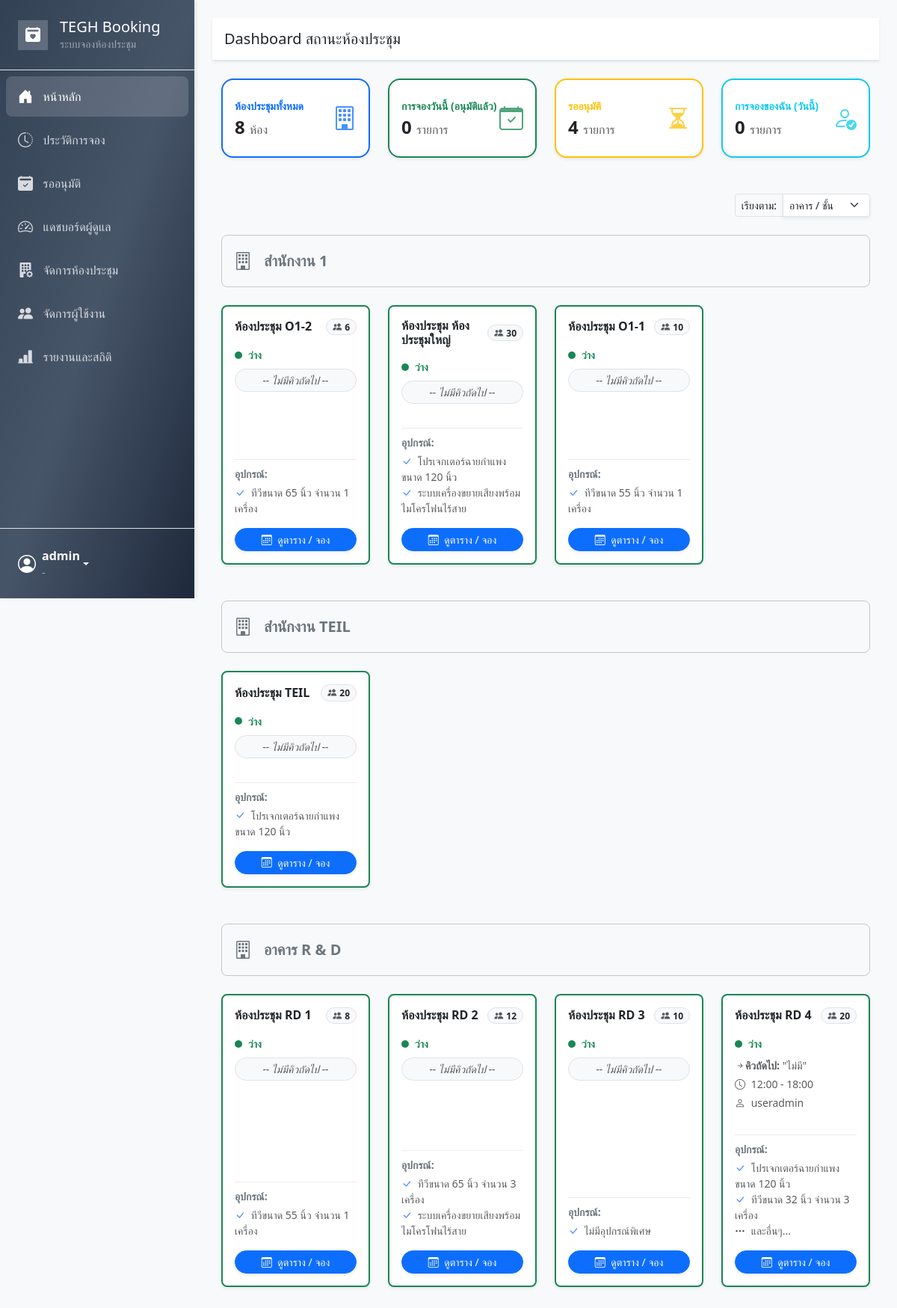
The app's page / (signed in) with its own data.
### booking/models.py (models this page shows, shortened)
class Profile(models.Model):
    user = models.OneToOneField(User, on_delete=models.CASCADE)
    department = models.CharField(max_length=100, blank=True)
    phone = models.CharField(max_length=50, blank=True)
    avatar = models.ImageField(upload_to='avatars/', blank=True, null=True)

class Room(models.Model):
    name = models.CharField(max_length=100)
    building = models.CharField(max_length=100, blank=True, null=True)
    floor = models.CharField(max_length=20, blank=True, null=True)
    capacity = models.IntegerField(default=1)
    equipment_in_room = models.TextField(blank=True)
    image = models.ImageField(upload_to='room_images/', blank=True, null=True)

class Booking(models.Model):
    STATUS_CHOICES = [
        ('PENDING', 'Pending'),
        ('APPROVED', 'Approved'),
        ('REJECTED', 'Rejected'),
        ('CANCELLED', 'Cancelled'),
    ]
    room = models.ForeignKey(Room, related_name='bookings', on_delete=models.CASCADE)
    title = models.CharField(max_length=200)
    description = models.TextField(blank=True)
    start_time = models.DateTimeField()
    end_time = models.DateTimeField()
    booked_by = models.ForeignKey(User, related_name='bookings', on_delete=models.CASCADE)
    participants = models.ManyToManyField(User, related_name='participating_bookings', blank=True)
    participant_count = models.IntegerField(default=1)
    status = models.CharField(max_length=10, choices=STATUS_CHOICES, default='PENDING')
    additional_requests = models.TextField(blank=True, null=True)
    attachment = models.FileField(upload_to='attachments/', blank=True, null=True)
    chairman = models.CharField(max_length=100, blank=True, null=True)
    additional_notes = models.TextField(blank=True, null=True)
    created_at = models.DateTimeField(auto_now_add=True)
    updated_at = models.DateTimeField(auto_now=True)

### booking/views.py (the view)
# urls.py: path('', views.dashboard_view, name='dashboard'),
@login_required
def dashboard_view(request):
    now = timezone.now(); sort_by = request.GET.get('sort', 'floor')
    all_rooms = Room.objects.all()
    if sort_by == 'status':
        all_rooms = sorted(all_rooms, key=lambda r: not r.bookings.filter(start_time__lte=now, end_time__gt=now, status='APPROVED').exists())
    elif sort_by == 'capacity':
         all_rooms = sorted(all_rooms, key=lambda r: r.capacity, reverse=True)
    elif sort_by == 'name':
        all_rooms = all_rooms.order_by('name')
    else: # Default sort by building, floor, name
        all_rooms = all_rooms.order_by('building', 'floor', 'name')
    buildings = defaultdict(list)
    for room in all_rooms:
        current = room.bookings.filter(start_time__lte=now, end_time__gt=now, status='APPROVED').select_related('booked_by').first()
        room.status = 'ไม่ว่าง' if current else 'ว่าง'
        room.current_booking_info = current
        room.next_booking_info = None
        if not current:
            room.next_booking_info = room.bookings.filter(start_time__gt=now, status='APPROVED').select_related('booked_by').order_by('start_time').first()
        room.equipment_list = [eq.strip() for eq in (room.equipment_in_room or "").splitlines() if eq.strip()]
        buildings[room.building or "(ไม่ได้ระบุอาคาร)"].append(room)
    my_bookings_today_count = Booking.objects.filter(booked_by=request.user, start_time__date=now.date()).count()
    summary = {
        'total_rooms': Room.objects.count(),
        'today_bookings': Booking.objects.filter(start_time__date=now.date(), status='APPROVED').count(),
        'pending_approvals': Booking.objects.filter(status='PENDING').count(),
        'my_bookings_today': my_bookings_today_count,
    }
    context = {'buildings': dict(buildings), 'summary_cards': summary, 'current_sort': sort_by, 'all_rooms': all_rooms} # Pass all_rooms for the non-grouped version
    return render(request, 'pages/dashboard.html', context)

### templates/pages/dashboard.html (shortened to what this page needs)
{% extends 'base.html' %}
{% load static %}
{% block page_title %}Dashboard สถานะห้องประชุม{% endblock %}
{% block content %}
<div class="container-fluid py-4">
    {% if summary_cards %}
    <div class="row row-cols-1 row-cols-md-2 row-cols-lg-4 g-4 mb-5">
        <div class="col"> <div class="card h-100 shadow-sm border border-primary border-2 rounded-4 card-summary-hover"> <div class="card-body p-3 d-flex align-items-center justify-content-between"> <div> <div class="text-primary fw-bold mb-1 small text-uppercase">ห้องประชุมทั้งหมด</div> <div class="h4 mb-0 text-gray-800 fw-bold">{{ summary_cards.total_rooms }} <span class="fs-6 fw-normal text-muted">ห้อง</span></div> </div> <i class="bi bi-building fs-2 text-primary opacity-75"></i> </div> </div> </div>
        <div class="col"> <div class="card h-100 shadow-sm border border-success border-2 rounded-4 card-summary-hover"> <div class="card-body p-3 d-flex align-items-center justify-content-between"> <div> <div class="text-success fw-bold mb-1 small text-uppercase">การจองวันนี้ (อนุมัติแล้ว)</div> <div class="h4 mb-0 text-gray-800 fw-bold">{{ summary_cards.today_bookings }} <span class="fs-6 fw-normal text-muted">รายการ</span></div> </div> <i class="bi bi-calendar-check fs-2 text-success opacity-75"></i> </div> </div> </div>
        <div class="col"> <div class="card h-100 shadow-sm border border-warning border-2 rounded-4 card-summary-hover"> <div class="card-body p-3 d-flex align-items-center justify-content-between"> <div> <div class="text-warning fw-bold mb-1 small text-uppercase">รออนุมัติ</div> <div class="h4 mb-0 text-gray-800 fw-bold">{{ summary_cards.pending_approvals }} <span class="fs-6 fw-normal text-muted">รายการ</span></div> </div> <i class="bi bi-hourglass-split fs-2 text-warning opacity-75"></i> </div> </div> </div>
        <div class="col"> <div class="card h-100 shadow-sm border border-info border-2 rounded-4 card-summary-hover"> <div class="card-body p-3 d-flex align-items-center justify-content-between"> <div> <div class="text-info fw-bold mb-1 small text-uppercase">การจองของฉัน (วันนี้)</div> <div class="h4 mb-0 text-gray-800 fw-bold">{{ summary_cards.my_bookings_today|default:0 }} <span class="fs-6 fw-normal text-muted">รายการ</span></div> </div> <i class="bi bi-person-check fs-2 text-info opacity-75"></i> </div> </div> </div>
    </div>
    {% endif %}
    <div class="d-flex justify-content-end mb-4">
        <form method="get" class="d-inline-block">
             <div class="input-group input-group-sm">
                 <span class="input-group-text bg-light">เรียงตาม:</span>
                <select name="sort" class="form-select form-select-sm shadow-sm" onchange="this.form.submit()">
                    <option value="floor" {% if current_sort == 'floor' %}selected{% endif %}>อาคาร / ชั้น</option>
                </select>
            </div>
        </form>
    </div>
    {% for building_name, rooms_in_building in buildings.items %}
        <div class="d-flex align-items-center bg-light p-3 border border-secondary-subtle mb-4 building-header-frame">
             <i class="bi bi-building fs-4 me-3 text-secondary"></i>
             <h2 class="h5 mb-0 fw-bold text-secondary">{{ building_name }}</h2>
        </div>
        <div class="row row-cols-1 row-cols-md-2 row-cols-lg-3 row-cols-xl-4 g-4 mb-5">
            {% for room in rooms_in_building %}
                <div class="col">
                    <div class="card h-100 shadow-sm border {% if room.status == 'ว่าง' %}border-success{% else %}border-danger{% endif %} border-2 room-card rounded-3">
                        <div class="card-body d-flex flex-column p-3">
                            <div class="d-flex justify-content-between align-items-center mb-3">
                                <h5 class="card-title mb-0 fs-6 fw-bold me-2">{{ room.name }}</h5>
                                <span class="badge bg-light text-dark border rounded-pill flex-shrink-0 py-1 px-2 small">
                                    <i class="bi bi-people-fill me-1 text-muted"></i>{{ room.capacity }}
                                </span>
                            </div>
                            <div class="mb-3 flex-grow-1">
                                {% if room.status == 'ไม่ว่าง' %}
                                    <div class="d-flex align-items-center mb-2">
                                        <span class="status-dot status-booked"></span>
                                        <span class="fw-bold text-danger small text-uppercase">กำลังใช้งาน</span>
                                    </div>
                                    {% with current=room.current_booking_info %}
                                        <p class="mb-1 small"><strong>"{{ current.title }}"</strong></p>
                                        <p class="mb-1 small text-muted"><i class="bi bi-clock me-1"></i> {{ current.start_time|date:"H:i" }} - {{ current.end_time|date:"H:i" }}</p>
                                        <p class="mb-0 small text-muted"><i class="bi bi-person me-1"></i> {{ current.booked_by.get_full_name|default:current.booked_by.username }}</p>
                                    {% endwith %}
                                {% else %}
                                    <div class="d-flex align-items-center mb-2">
                                        <span class="status-dot status-available"></span>
                                        <span class="fw-bold text-success small text-uppercase">ว่าง</span>
                                    </div>
                                    {% if room.next_booking_info %}
                                        {% with next_b=room.next_booking_info %}
                                            <p class="mb-1 small text-muted"><i class="bi bi-arrow-right-short"></i><strong>คิวถัดไป:</strong> "{{ next_b.title }}"</p>
                                            <p class="mb-1 small text-muted"><i class="bi bi-clock me-1"></i> {{ next_b.start_time|date:"H:i" }} - {{ next_b.end_time|date:"H:i" }}</p>
                                            <p class="mb-0 small text-muted"><i class="bi bi-person me-1"></i> {{ next_b.booked_by.get_full_name|default:next_b.booked_by.username }}</p>
                                        {% endwith %}
                                    {% else %}
                                        <p class="mb-0 small text-muted text-center py-1 border rounded-pill bg-light"><em>-- ไม่มีคิวถัดไป --</em></p>
                                    {% endif %}
                                {% endif %}
                            </div>
                            <div class="mt-auto pt-2 border-top border-light-subtle">
                                <p class="mb-1 small fw-bold text-uppercase text-secondary">อุปกรณ์:</p>
                                {% if room.equipment_list %}
                                <ul class="list-unstyled small mb-2 text-muted">
                                   {% for eq in room.equipment_list|slice:":2" %}
                                       <li><i class="bi bi-check-lg me-1 text-primary opacity-75"></i> {{ eq }}</li>
                                   {% endfor %}
                                   {% if room.equipment_list|length > 2 %}
                                       <li><i class="bi bi-three-dots me-1"></i> <span class="text-muted">และอื่นๆ...</span></li>
                                   {% endif %}
                                </ul>
                                {% else %}
                                 <p class="small text-muted mb-2"><em>(ไม่มีข้อมูล)</em></p>
                                {% endif %}
                                <a href="{% url 'room_calendar' room.id %}" class="btn btn-primary btn-sm w-100 rounded-pill mt-2 shadow-sm">
                                   <i class="bi bi-calendar3 me-1"></i> ดูตาราง / จอง
                                </a>
                            </div>
                        </div>
                    </div>
                </div>
            {% endfor %}
        </div>
    {% endfor %}
</div>
{% endblock %}

### templates/base.html (shortened to what this page needs)
{% load static %}
<!DOCTYPE html>
<html lang="th">
<head>
    <link href="https://cdn.jsdelivr.net/npm/bootstrap@5.3.3/dist/css/bootstrap.min.css" rel="stylesheet">
    <link rel="stylesheet" href="https://cdn.jsdelivr.net/npm/bootstrap-icons@1.11.3/font/bootstrap-icons.min.css">
    <link href="https://cdn.jsdelivr.net/npm/select2@4.1.0-rc.0/dist/css/select2.min.css" rel="stylesheet" />
    <link href="https://cdn.jsdelivr.net/npm/fullcalendar@6.1.14/index.global.min.css" rel="stylesheet" />
    <link rel="stylesheet" href="{% static 'css/theme.css' %}">
</head>
<body>
<div class="d-flex">
    <nav class="sidebar d-flex flex-column">
        <div class="sidebar-header p-4 border-bottom">
            <a href="{% url 'dashboard' %}" class="d-flex align-items-center gap-3 text-decoration-none">
                <div class="d-flex align-items-center justify-content-center rounded-lg" style="background-color: rgba(255,255,255,0.2); width: 40px; height: 40px;">
                    <i class="bi bi-calendar2-heart-fill fs-5 text-white"></i>
                </div>
                <div>
                    <h2 class="h5 text-white mb-0">TEGH Booking</h2>
                    <p class="small text-white-50 mb-0">ระบบจองห้องประชุม</p>
                </div>
            </a>
        </div>
        <div class="flex-grow-1 p-2">
            {% if menu_items %}
                {% for item in menu_items %}
                    {% if item.show %}
                        <a href="{% url item.url_name %}" class="sidebar-menu-button {% if item.active %}active{% endif %}">
                            <i class="{{ item.icon }} fs-5"></i>
                            <span>{{ item.label }}</span>
                        </a>
                    {% endif %}
                {% endfor %}
            {% else %}
                <a href="#" class="sidebar-menu-button disabled text-white-50">กำลังโหลดเมนู...</a>
            {% endif %}
        </div>
        <div class="sidebar-footer p-4 border-top">
            {% if user.is_authenticated %}
            <div class="dropdown">
                <a href="#" class="d-flex align-items-center text-white text-decoration-none dropdown-toggle" data-bs-toggle="dropdown" aria-expanded="false">
                    {% if user.profile.profile_picture %}
                    <img src="{{ user.profile.profile_picture.url }}" class="rounded-circle me-2" width="32" height="32" style="object-fit: cover;" alt="Profile">
                    {% else %}
                    <i class="bi bi-person-circle fs-4 me-2"></i>
                    {% endif %}
                    <div class="text-start">
                        <strong>{{ user.get_full_name|default:user.username }}</strong>
                        <div class="small text-white-50">{{ user.profile.department|default:"-" }}</div>
                    </div>
                </a>
            </div>
            {% endif %}
        </div>
    </nav>
    <main class="main-content-wrapper flex-grow-1">
        <header class="sticky-top bg-white p-3 border-bottom shadow-sm d-flex justify-content-between align-items-center">
            <h5 class="mb-0">{% block page_title %}{% endblock %}</h5>
        </header>
        <div>
            {% block content %}{% endblock %}
        </div>
    </main>
</div>
</body>
</html>

### records on screen
Room: building "สำนักงาน 1", name "ห้องประชุม O1-2", capacity "6", shows "ว่าง", shows "-- ไม่มีคิวถัดไป --", equipment_list "ทีวีขนาด 65 นิ้ว จำนวน 1 เครื่อง"
Room: name "ห้องประชุม ห้องประชุมใหญ่", capacity "30", shows "ว่าง", shows "-- ไม่มีคิวถัดไป --", equipment_list "โปรเจกเตอร์ฉายกำแพง ขนาด 120 นิ้ว" "ระบบเครื่องขยายเสียงพร้อมไมโครโฟนไร้สาย"
Room: name "ห้องประชุม O1-1", capacity "10", shows "ว่าง", shows "-- ไม่มีคิวถัดไป --", equipment_list "ทีวีขนาด 55 นิ้ว จำนวน 1 เครื่อง"
Room: building "สำนักงาน TEIL", name "ห้องประชุม TEIL", capacity "20", shows "ว่าง", shows "-- ไม่มีคิวถัดไป --", equipment_list "โปรเจกเตอร์ฉายกำแพง ขนาด 120 นิ้ว"
Room: building "อาคาร R & D", name "ห้องประชุม RD 1", capacity "8", shows "ว่าง", shows "-- ไม่มีคิวถัดไป --", equipment_list "ทีวีขนาด 55 นิ้ว จำนวน 1 เครื่อง"
Room: name "ห้องประชุม RD 2", capacity "12", shows "ว่าง", shows "-- ไม่มีคิวถัดไป --", equipment_list "ทีวีขนาด 65 นิ้ว จำนวน 3 เครื่อง" "ระบบเครื่องขยายเสียงพร้อมไมโครโฟนไร้สาย"
Room: name "ห้องประชุม RD 3", capacity "10", shows "ว่าง", shows "-- ไม่มีคิวถัดไป --", equipment_list "ไม่มีอุปกรณ์พิเศษ"
Room: name "ห้องประชุม RD 4", capacity "20", next_booking_info "ไม่มี", next_booking_info.start_time "12:00", next_booking_info.end_time "18:00", next_booking_info.booked_by.get_full_name "useradmin", equipment_list "โปรเจกเตอร์ฉายกำแพง ขนาด 120 นิ้ว" "ทีวีขนาด 32 นิ้ว จำนวน 3 เครื่อง", shows "และอื่นๆ..."

### other values on screen
{{ item.label }} "หน้าหลัก" "ประวัติการจอง" "รออนุมัติ" "แดชบอร์ดผู้ดูแล" "จัดการห้องประชุม" "จัดการผู้ใช้งาน" "รายงานและสถิติ"
{{ user.get_full_name|default:user.username }} "admin"
{{ user.profile.department|default:"-" }} "-"
{{ summary_cards.total_rooms }} "8"
{{ summary_cards.today_bookings }} "0"
{{ summary_cards.pending_approvals }} "4"
{{ summary_cards.my_bookings_today|default:0 }} "0"
